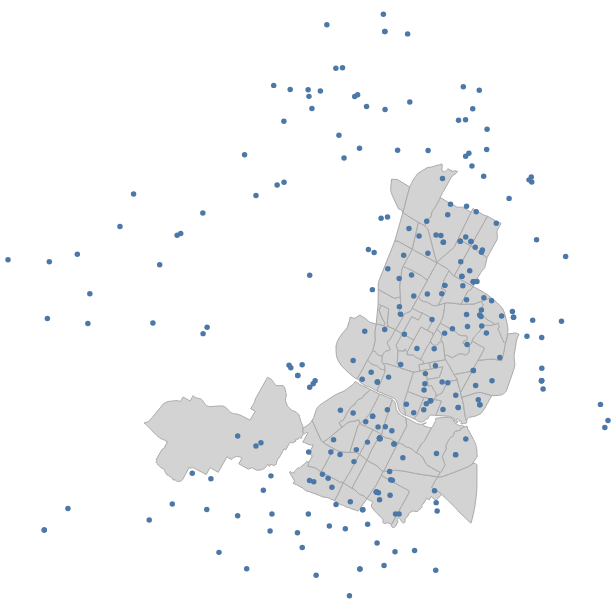

The code cell stored with this chart in its notebook:
### Markdown cell above
We will now create a simple map with markers in the form of an  Altair chart consisting of two layers:

1.   The `neighborhoods` form the lower layer representing their boundaries and the overall geographic shape of Austin
2.   The `schools` are the points of interests that are displayed on top

When putting the two layers together they should actually refer to the same geographic location to make sense. Here the neighborhoods and schools both refer to Austin. Also note that the order when the charts are added together determines the vertical order: first the basemap and then markers on top.

### Code cell
# 1.  mark_geoshape transparently uses the geometry column
basemap = alt.Chart(neighborhoods).mark_geoshape(
    # add some styling to reduce the salience of the basemap
    fill="lightgray", stroke="darkgray",
).encode(
    tooltip = ['name'],
).properties(width=600, height=600)

# 2.  we use mark_circle to have more control over visual variables
markers = alt.Chart(schools).mark_circle(opacity=1).encode(
    # point latitude & longitude to coordinates in geometry column
    longitude='geometry.coordinates[0]:Q',
    latitude='geometry.coordinates[1]:Q',
    tooltip=['NAME', 'STREET', 'ZIP'],
)

# combine the two layers 
basemap + markers
